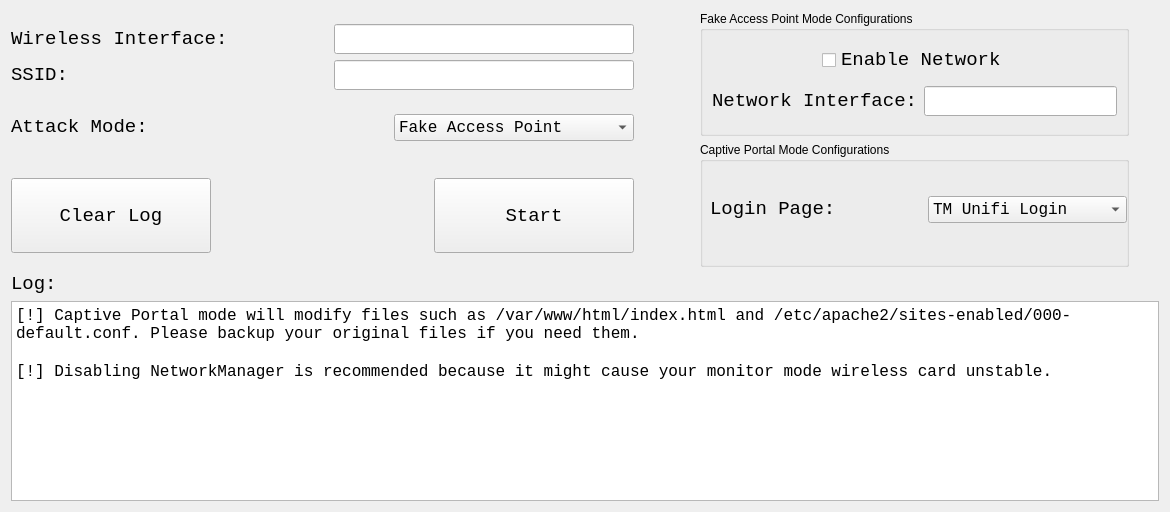
          <widget class="QWidget" name="EvilTwinTab">
           <attribute name="title">
            <string>Evil Twin Attack</string>
           </attribute>
           <layout class="QGridLayout" name="gridLayout_27">
            <item row="0" column="0">
             <layout class="QVBoxLayout" name="verticalLayout_58">
              <item>
               <layout class="QHBoxLayout" name="horizontalLayout_58">
                <item>
                 <layout class="QVBoxLayout" name="verticalLayout_57">
                  <item>
                   <layout class="QVBoxLayout" name="verticalLayout_56">
                    <item>
                     <layout class="QHBoxLayout" name="horizontalLayout_55">
                      <item>
                       <widget class="QLabel" name="interface_label_wifi1_9">
                        <property name="font">
                         <font>
                          <family>Monospace</family>
                          <pointsize>14</pointsize>
                         </font>
                        </property>
                        <property name="text">
                         <string>Wireless Interface:</string>
                        </property>
                       </widget>
                      </item>
                      <item>
                       <spacer name="horizontalSpacer_42">
                        <property name="orientation">
                         <enum>Qt::Horizontal</enum>
                        </property>
                        <property name="sizeType">
                         <enum>QSizePolicy::Expanding</enum>
                        </property>
                        <property name="sizeHint" stdset="0">
                         <size>
                          <width>100</width>
                          <height>20</height>
                         </size>
                        </property>
                       </spacer>
                      </item>
                      <item>
                       <widget class="QLineEdit" name="evil_twin_wireless_interface">
                        <property name="sizePolicy">
                         <sizepolicy hsizetype="Fixed" vsizetype="Fixed">
                          <horstretch>0</horstretch>
                          <verstretch>0</verstretch>
                         </sizepolicy>
                        </property>
                        <property name="minimumSize">
                         <size>
                          <width>300</width>
                          <height>0</height>
                         </size>
                        </property>
                        <property name="font">
                         <font>
                          <family>Monospace</family>
                          <pointsize>14</pointsize>
                         </font>
                        </property>
                        <property name="text">
                         <string/>
                        </property>
                       </widget>
                      </item>
                     </layout>
                    </item>
                    <item>
                     <layout class="QHBoxLayout" name="horizontalLayout_54">
                      <item>
                       <widget class="QLabel" name="interface_label_wifi1_11">
                        <property name="font">
                         <font>
                          <family>Monospace</family>
                          <pointsize>14</pointsize>
                         </font>
                        </property>
                        <property name="text">
                         <string>SSID:</string>
                        </property>
                       </widget>
                      </item>
                      <item>
                       <spacer name="horizontalSpacer_45">
                        <property name="orientation">
                         <enum>Qt::Horizontal</enum>
                        </property>
                        <property name="sizeType">
                         <enum>QSizePolicy::Expanding</enum>
                        </property>
                        <property name="sizeHint" stdset="0">
                         <size>
                          <width>260</width>
                          <height>20</height>
                         </size>
                        </property>
                       </spacer>
                      </item>
                      <item>
                       <widget class="QLineEdit" name="evil_twin_ssid">
                        <property name="sizePolicy">
                         <sizepolicy hsizetype="Fixed" vsizetype="Fixed">
                          <horstretch>0</horstretch>
                          <verstretch>0</verstretch>
                         </sizepolicy>
                        </property>
                        <property name="minimumSize">
                         <size>
                          <width>300</width>
                          <height>0</height>
                         </size>
                        </property>
                        <property name="font">
                         <font>
                          <family>Monospace</family>
                          <pointsize>14</pointsize>
                         </font>
                        </property>
                        <property name="text">
                         <string/>
                        </property>
                       </widget>
                      </item>
                     </layout>
                    </item>
                    <item>
                     <spacer name="verticalSpacer_22">
                      <property name="orientation">
                       <enum>Qt::Vertical</enum>
                      </property>
                      <property name="sizeType">
                       <enum>QSizePolicy::Fixed</enum>
                      </property>
                      <property name="sizeHint" stdset="0">
                       <size>
                        <width>20</width>
                        <height>18</height>
                       </size>
                      </property>
                     </spacer>
                    </item>
                    <item>
                     <layout class="QHBoxLayout" name="horizontalLayout_51">
                      <item>
                       <widget class="QLabel" name="ip_address_label_10">
                        <property name="sizePolicy">
                         <sizepolicy hsizetype="Minimum" vsizetype="Preferred">
                          <horstretch>0</horstretch>
                          <verstretch>0</verstretch>
                         </sizepolicy>
                        </property>
                        <property name="minimumSize">
                         <size>
                          <width>100</width>
                          <height>0</height>
                         </size>
                        </property>
                        <property name="font">
                         <font>
                          <family>Monospace</family>
                          <pointsize>14</pointsize>
                         </font>
                        </property>
                        <property name="layoutDirection">
                         <enum>Qt::LeftToRight</enum>
                        </property>
                        <property name="text">
                         <string>&lt;html&gt;&lt;head/&gt;&lt;body&gt;&lt;p&gt;Attack Mode:&lt;/p&gt;&lt;/body&gt;&lt;/html&gt;</string>
                        </property>
                       </widget>
                      </item>
                      <item>
                       <spacer name="horizontalSpacer_46">
                        <property name="orientation">
                         <enum>Qt::Horizontal</enum>
                        </property>
                        <property name="sizeType">
                         <enum>QSizePolicy::Expanding</enum>
                        </property>
                        <property name="sizeHint" stdset="0">
                         <size>
                          <width>112</width>
                          <height>20</height>
                         </size>
                        </property>
                       </spacer>
                      </item>
                      <item>
                       <widget class="QComboBox" name="evil_twin_attack_mode">
                        <property name="sizePolicy">
                         <sizepolicy hsizetype="MinimumExpanding" vsizetype="Fixed">
                          <horstretch>0</horstretch>
                          <verstretch>0</verstretch>
                         </sizepolicy>
                        </property>
                        <property name="minimumSize">
                         <size>
                          <width>87</width>
                          <height>0</height>
                         </size>
                        </property>
                        <property name="font">
                         <font>
                          <family>Monospace</family>
                          <pointsize>12</pointsize>
                         </font>
                        </property>
                        <item>
                         <property name="text">
                          <string>Fake Access Point</string>
                         </property>
                        </item>
                        <item>
                         <property name="text">
                          <string>Captive Portal</string>
                         </property>
                        </item>
                       </widget>
                      </item>
                     </layout>
                    </item>
                   </layout>
                  </item>
                  <item>
                   <spacer name="verticalSpacer_21">
                    <property name="orientation">
                     <enum>Qt::Vertical</enum>
                    </property>
                    <property name="sizeType">
                     <enum>QSizePolicy::Fixed</enum>
                    </property>
                    <property name="sizeHint" stdset="0">
                     <size>
                      <width>20</width>
                      <height>18</height>
                     </size>
                    </property>
                   </spacer>
                  </item>
                  <item>
                   <layout class="QHBoxLayout" name="horizontalLayout_57">
                    <item>
                     <widget class="QPushButton" name="evil_twin_clear_log">
                      <property name="minimumSize">
                       <size>
                        <width>200</width>
                        <height>75</height>
                       </size>
                      </property>
                      <property name="font">
                       <font>
                        <family>Monospace</family>
                        <pointsize>14</pointsize>
                       </font>
                      </property>
                      <property name="text">
                       <string>Clear Log</string>
                      </property>
                     </widget>
                    </item>
                    <item>
                     <spacer name="horizontalSpacer_47">
                      <property name="orientation">
                       <enum>Qt::Horizontal</enum>
                      </property>
                      <property name="sizeType">
                       <enum>QSizePolicy::Expanding</enum>
                      </property>
                      <property name="sizeHint" stdset="0">
                       <size>
                        <width>112</width>
                        <height>20</height>
                       </size>
                      </property>
                     </spacer>
                    </item>
                    <item>
                     <widget class="QPushButton" name="evil_twin_button">
                      <property name="minimumSize">
                       <size>
                        <width>200</width>
                        <height>75</height>
                       </size>
                      </property>
                      <property name="font">
                       <font>
                        <family>Monospace</family>
                        <pointsize>14</pointsize>
                       </font>
                      </property>
                      <property name="text">
                       <string>Start</string>
                      </property>
                     </widget>
                    </item>
                   </layout>
                  </item>
                 </layout>
                </item>
                <item>
                 <spacer name="horizontalSpacer_48">
                  <property name="orientation">
                   <enum>Qt::Horizontal</enum>
                  </property>
                  <property name="sizeType">
                   <enum>QSizePolicy::Expanding</enum>
                  </property>
                  <property name="sizeHint" stdset="0">
                   <size>
                    <width>60</width>
                    <height>20</height>
                   </size>
                  </property>
                 </spacer>
                </item>
                <item>
                 <layout class="QVBoxLayout" name="verticalLayout_55">
                  <item>
                   <widget class="QGroupBox" name="groupBox_10">
                    <property name="minimumSize">
                     <size>
                      <width>300</width>
                      <height>125</height>
                     </size>
                    </property>
                    <property name="title">
                     <string>Fake Access Point Mode Configurations</string>
                    </property>
                    <layout class="QGridLayout" name="gridLayout_26">
                     <item row="0" column="0">
                      <layout class="QHBoxLayout" name="horizontalLayout_53">
                       <item>
                        <spacer name="horizontalSpacer_43">
                         <property name="orientation">
                          <enum>Qt::Horizontal</enum>
                         </property>
                         <property name="sizeType">
                          <enum>QSizePolicy::MinimumExpanding</enum>
                         </property>
                         <property name="sizeHint" stdset="0">
                          <size>
                           <width>100</width>
                           <height>20</height>
                          </size>
                         </property>
                        </spacer>
                       </item>
                       <item>
                        <widget class="QCheckBox" name="evil_twin_network_enable">
                         <property name="font">
                          <font>
                           <family>Monospace</family>
                           <pointsize>14</pointsize>
                          </font>
                         </property>
                         <property name="mouseTracking">
                          <bool>true</bool>
                         </property>
                         <property name="tabletTracking">
                          <bool>false</bool>
                         </property>
                         <property name="focusPolicy">
                          <enum>Qt::StrongFocus</enum>
                         </property>
                         <property name="text">
                          <string>Enable Network</string>
                         </property>
                         <property name="iconSize">
                          <size>
                           <width>16</width>
                           <height>16</height>
                          </size>
                         </property>
                         <property name="checked">
                          <bool>false</bool>
                         </property>
                         <property name="tristate">
                          <bool>false</bool>
                         </property>
                        </widget>
                       </item>
                       <item>
                        <spacer name="horizontalSpacer_44">
                         <property name="orientation">
                          <enum>Qt::Horizontal</enum>
                         </property>
                         <property name="sizeType">
                          <enum>QSizePolicy::MinimumExpanding</enum>
                         </property>
                         <property name="sizeHint" stdset="0">
                          <size>
                           <width>100</width>
                           <height>20</height>
                          </size>
                         </property>
                        </spacer>
                       </item>
                      </layout>
                     </item>
                     <item row="1" column="0">
                      <layout class="QHBoxLayout" name="horizontalLayout_52">
                       <item>
                        <widget class="QLabel" name="interface_label_wifi1_12">
                         <property name="font">
                          <font>
                           <family>Monospace</family>
                           <pointsize>14</pointsize>
                          </font>
                         </property>
                         <property name="text">
                          <string>Network Interface:</string>
                         </property>
                        </widget>
                       </item>
                       <item>
                        <widget class="QLineEdit" name="evil_twin_network_interface">
                         <property name="sizePolicy">
                          <sizepolicy hsizetype="Fixed" vsizetype="Fixed">
                           <horstretch>0</horstretch>
                           <verstretch>0</verstretch>
                          </sizepolicy>
                         </property>
                         <property name="minimumSize">
                          <size>
                           <width>100</width>
                           <height>0</height>
                          </size>
                         </property>
                         <property name="font">
                          <font>
                           <family>Monospace</family>
                           <pointsize>14</pointsize>
                          </font>
                         </property>
                         <property name="text">
                          <string/>
                         </property>
                        </widget>
                       </item>
                      </layout>
                     </item>
                    </layout>
                   </widget>
                  </item>
                  <item>
                   <widget class="QGroupBox" name="groupBox_11">
                    <property name="minimumSize">
                     <size>
                      <width>300</width>
                      <height>125</height>
                     </size>
                    </property>
                    <property name="title">
                     <string>Captive Portal Mode Configurations</string>
                    </property>
                    <widget class="QWidget" name="layoutWidget">
                     <property name="geometry">
                      <rect>
                       <x>10</x>
                       <y>50</y>
                       <width>417</width>
                       <height>35</height>
                      </rect>
                     </property>
                     <layout class="QHBoxLayout" name="horizontalLayout_56">
                      <item>
                       <widget class="QLabel" name="ip_address_label_11">
                        <property name="sizePolicy">
                         <sizepolicy hsizetype="Minimum" vsizetype="Preferred">
                          <horstretch>0</horstretch>
                          <verstretch>0</verstretch>
                         </sizepolicy>
                        </property>
                        <property name="minimumSize">
                         <size>
                          <width>212</width>
                          <height>0</height>
                         </size>
                        </property>
                        <property name="font">
                         <font>
                          <family>Monospace</family>
                          <pointsize>14</pointsize>
                         </font>
                        </property>
                        <property name="layoutDirection">
                         <enum>Qt::LeftToRight</enum>
                        </property>
                        <property name="text">
                         <string>&lt;html&gt;&lt;head/&gt;&lt;body&gt;&lt;p&gt;Login Page:&lt;/p&gt;&lt;/body&gt;&lt;/html&gt;</string>
                        </property>
                       </widget>
                      </item>
                      <item>
                       <widget class="QComboBox" name="evil_twin_login_page">
                        <property name="sizePolicy">
                         <sizepolicy hsizetype="MinimumExpanding" vsizetype="Fixed">
                          <horstretch>0</horstretch>
                          <verstretch>0</verstretch>
                         </sizepolicy>
                        </property>
                        <property name="minimumSize">
                         <size>
                          <width>87</width>
                          <height>0</height>
                         </size>
                        </property>
                        <property name="font">
                         <font>
                          <family>Monospace</family>
                          <pointsize>12</pointsize>
                         </font>
                        </property>
                        <item>
                         <property name="text">
                          <string>TM Unifi Login</string>
                         </property>
                        </item>
                       </widget>
                      </item>
                     </layout>
                    </widget>
                   </widget>
                  </item>
                 </layout>
                </item>
                <item>
                 <spacer name="horizontalSpacer_49">
                  <property name="orientation">
                   <enum>Qt::Horizontal</enum>
                  </property>
                  <property name="sizeType">
                   <enum>QSizePolicy::Expanding</enum>
                  </property>
                  <property name="sizeHint" stdset="0">
                   <size>
                    <width>30</width>
                    <height>20</height>
                   </size>
                  </property>
                 </spacer>
                </item>
               </layout>
              </item>
              <item>
               <layout class="QVBoxLayout" name="verticalLayout_54">
                <item>
                 <widget class="QLabel" name="label_15">
                  <property name="font">
                   <font>
                    <family>Monospace</family>
                    <pointsize>14</pointsize>
                   </font>
                  </property>
                  <property name="text">
                   <string>Log:</string>
                  </property>
                 </widget>
                </item>
                <item>
                 <widget class="QTextBrowser" name="evil_twin_log">
                  <property name="minimumSize">
                   <size>
                    <width>250</width>
                    <height>200</height>
                   </size>
                  </property>
                  <property name="font">
                   <font>
                    <family>Monospace</family>
                    <pointsize>12</pointsize>
                   </font>
                  </property>
                  <property name="html">
                   <string>&lt;!DOCTYPE HTML PUBLIC &quot;-//W3C//DTD HTML 4.0//EN&quot; &quot;http://www.w3.org/TR/REC-html40/strict.dtd&quot;&gt;
&lt;html&gt;&lt;head&gt;&lt;meta name=&quot;qrichtext&quot; content=&quot;1&quot; /&gt;&lt;style type=&quot;text/css&quot;&gt;
p, li { white-space: pre-wrap; }
&lt;/style&gt;&lt;/head&gt;&lt;body style=&quot; font-family:'Monospace'; font-size:12pt; font-weight:400; font-style:normal;&quot;&gt;
&lt;p style=&quot; margin-top:0px; margin-bottom:0px; margin-left:0px; margin-right:0px; -qt-block-indent:0; text-indent:0px;&quot;&gt;[!] Captive Portal mode will modify files such as /var/www/html/index.html and /etc/apache2/sites-enabled/000-default.conf. Please backup your original files if you need them.&lt;/p&gt;
&lt;p style=&quot;-qt-paragraph-type:empty; margin-top:0px; margin-bottom:0px; margin-left:0px; margin-right:0px; -qt-block-indent:0; text-indent:0px;&quot;&gt;&lt;br /&gt;&lt;/p&gt;
&lt;p style=&quot; margin-top:0px; margin-bottom:0px; margin-left:0px; margin-right:0px; -qt-block-indent:0; text-indent:0px;&quot;&gt;[!] Disabling NetworkManager is recommended because it might cause your monitor mode wireless card unstable.&lt;/p&gt;
&lt;p style=&quot;-qt-paragraph-type:empty; margin-top:0px; margin-bottom:0px; margin-left:0px; margin-right:0px; -qt-block-indent:0; text-indent:0px;&quot;&gt;&lt;br /&gt;&lt;/p&gt;&lt;/body&gt;&lt;/html&gt;</string>
                  </property>
                 </widget>
                </item>
               </layout>
              </item>
             </layout>
            </item>
           </layout>
          </widget>
